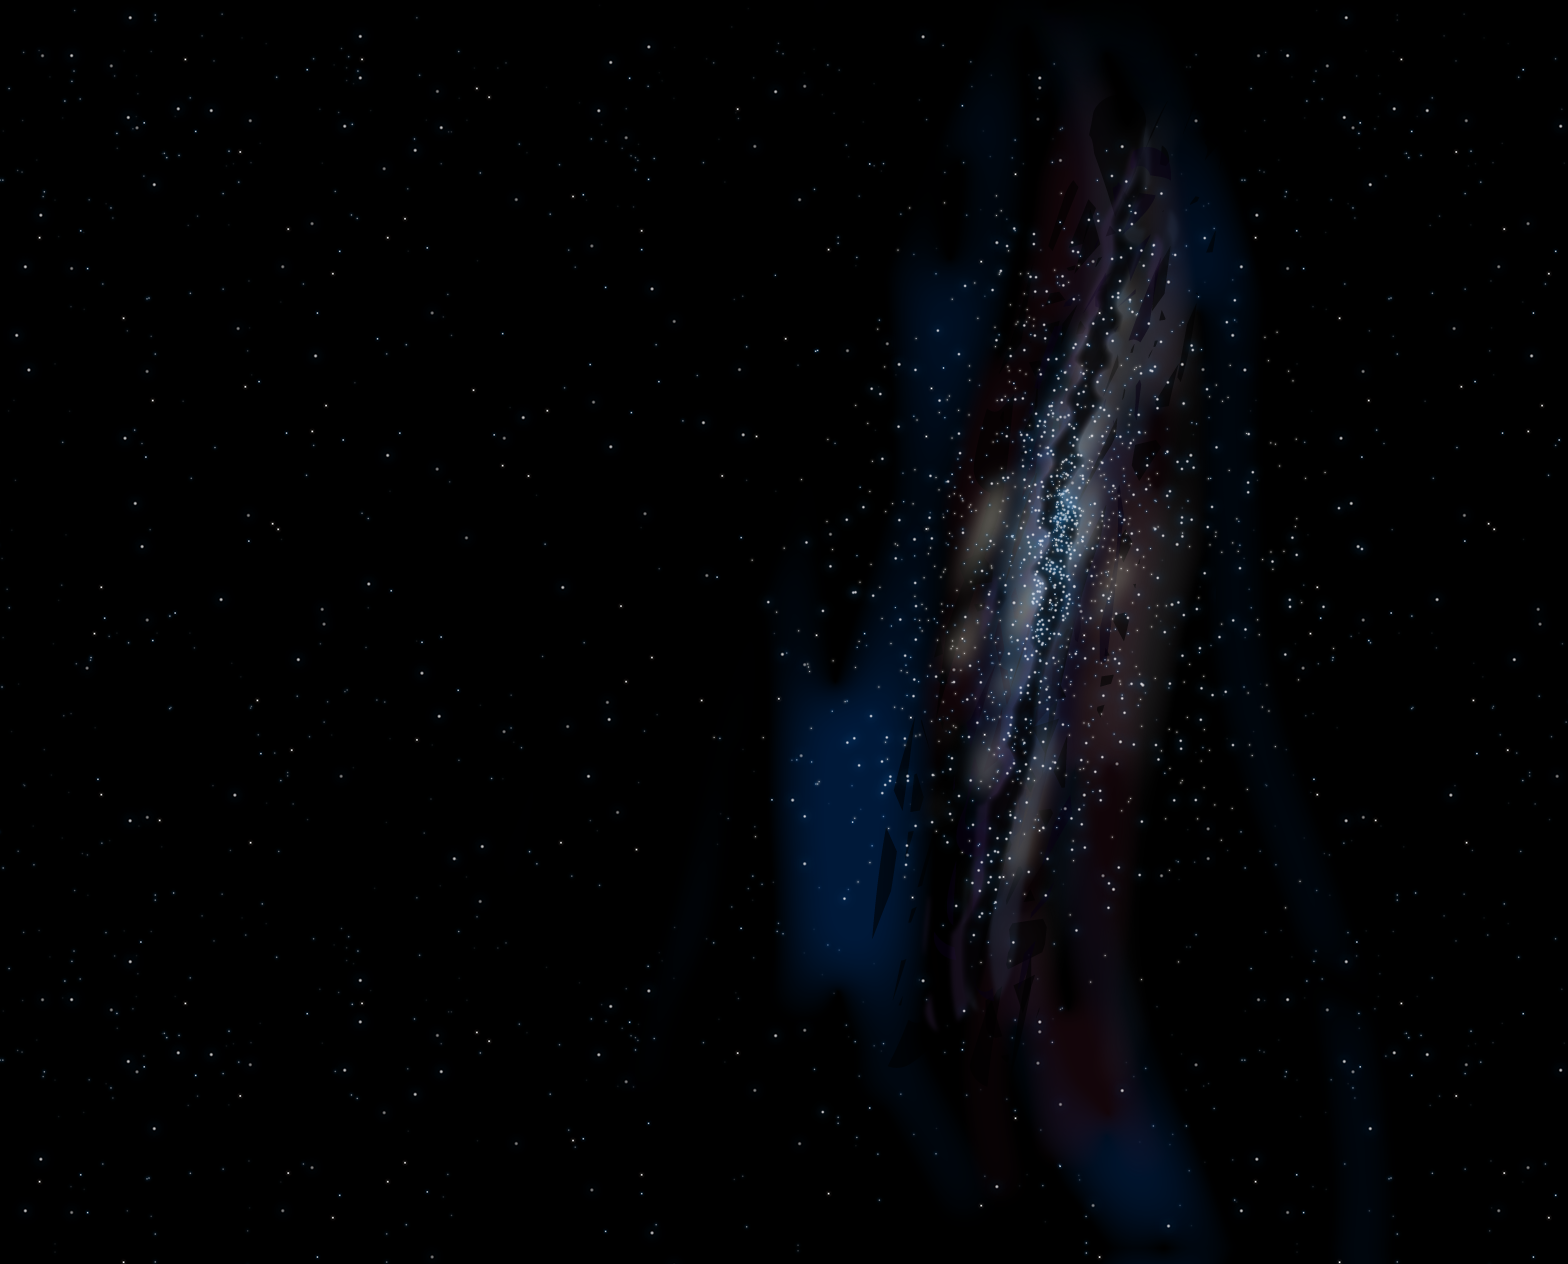

This is a level from a 2D game, rendered from its Tiled map with the project's own tilesets. A one-line summary and the map file follow, with tile-layer data summarised:
An orthogonal 98x79 tile map with 16x16 px tiles, 11 tile layers (BehindHex0, BehindHex1, BehindHex2, BehindHex3, ...), 2 tilesets and 4 objects (CartPlayerSprite).

<map version="1.0" orientation="orthogonal" width="98" height="79" tilewidth="16" tileheight="16">
 <tileset firstgid="1" name="planet01_parallax00" tilewidth="16" tileheight="16">
  <image source="planet01_parallax00.png" width="1237" height="947" />
 </tileset>
 <tileset firstgid="4544" name="levelSelect_background03" tilewidth="16" tileheight="16">
  <image source="levelSelect_background03.png" width="1680" height="1248" />
 </tileset>
 <layer name="BehindHex0" width="98" height="79">
  <properties>
   <property name="ParallaxRatioX" value="4" />
   <property name="ParallaxRatioY" value="4" />
  </properties>
  <data>[7742 cells, 7742 non-empty, 7644 distinct tile ids]</data>
 </layer>
 <layer name="BehindHex1" width="98" height="79">
  <properties>
   <property name="ParallaxRatioX" value="3" />
   <property name="ParallaxRatioY" value="3" />
  </properties>
  <data>[7742 cells, 7742 non-empty, 4484 distinct tile ids]</data>
 </layer>
 <layer name="BehindHex2" width="98" height="79">
  <data>[7742 cells, 0 non-empty, 0 distinct tile ids]</data>
 </layer>
 <layer name="BehindHex3" width="98" height="79">
  <data>[7742 cells, 0 non-empty, 0 distinct tile ids]</data>
 </layer>
 <layer name="BehindHex4" width="98" height="79">
  <data>[7742 cells, 0 non-empty, 0 distinct tile ids]</data>
 </layer>
 <layer name="HexLayer(Do Not Use)" width="98" height="79">
  <data>[7742 cells, 0 non-empty, 0 distinct tile ids]</data>
 </layer>
 <layer name="InFrontOfHex0" width="98" height="79">
  <data>[7742 cells, 0 non-empty, 0 distinct tile ids]</data>
 </layer>
 <layer name="InFrontOfHex1" width="98" height="79">
  <data>[7742 cells, 0 non-empty, 0 distinct tile ids]</data>
 </layer>
 <layer name="InFrontOfHex2" width="98" height="79">
  <data>[7742 cells, 0 non-empty, 0 distinct tile ids]</data>
 </layer>
 <layer name="InFrontOfHex3" width="98" height="79">
  <data>[7742 cells, 0 non-empty, 0 distinct tile ids]</data>
 </layer>
 <layer name="InFrontOfHex4" width="98" height="79">
  <data>[7742 cells, 0 non-empty, 0 distinct tile ids]</data>
 </layer>
 <objectgroup name="ObjectGroupSprites" width="98" height="79">
  <object type="CartPlayerSprite" x="144" y="480" width="1024" height="768" />
 </objectgroup>
 <objectgroup name="ObjectGroupLayerPlaceholder" width="98" height="79">
  <object x="224" y="1000" width="74" height="74">
   <properties>
    <property name="ParallaxRatioX" value="0.3" />
    <property name="ParallaxRatioY" value="0.3" />
    <property name="PlaceholderFileName" value="planet03_parallax03.png" />
    <property name="ZOrder" value="7" />
   </properties>
  </object>
  <object x="188" y="561" width="545" height="545">
   <properties>
    <property name="ParallaxRatioX" value="1" />
    <property name="ParallaxRatioY" value="1" />
    <property name="PlaceholderFileName" value="planet03_parallax02.png" />
    <property name="ZOrder" value="6" />
   </properties>
  </object>
  <object x="349" y="543" width="74" height="74">
   <properties>
    <property name="ParallaxRatioX" value="2.5" />
    <property name="ParallaxRatioY" value="2.5" />
    <property name="PlaceholderFileName" value="planet03_parallax01.png" />
    <property name="ZOrder" value="2" />
   </properties>
  </object>
 </objectgroup>
</map>
